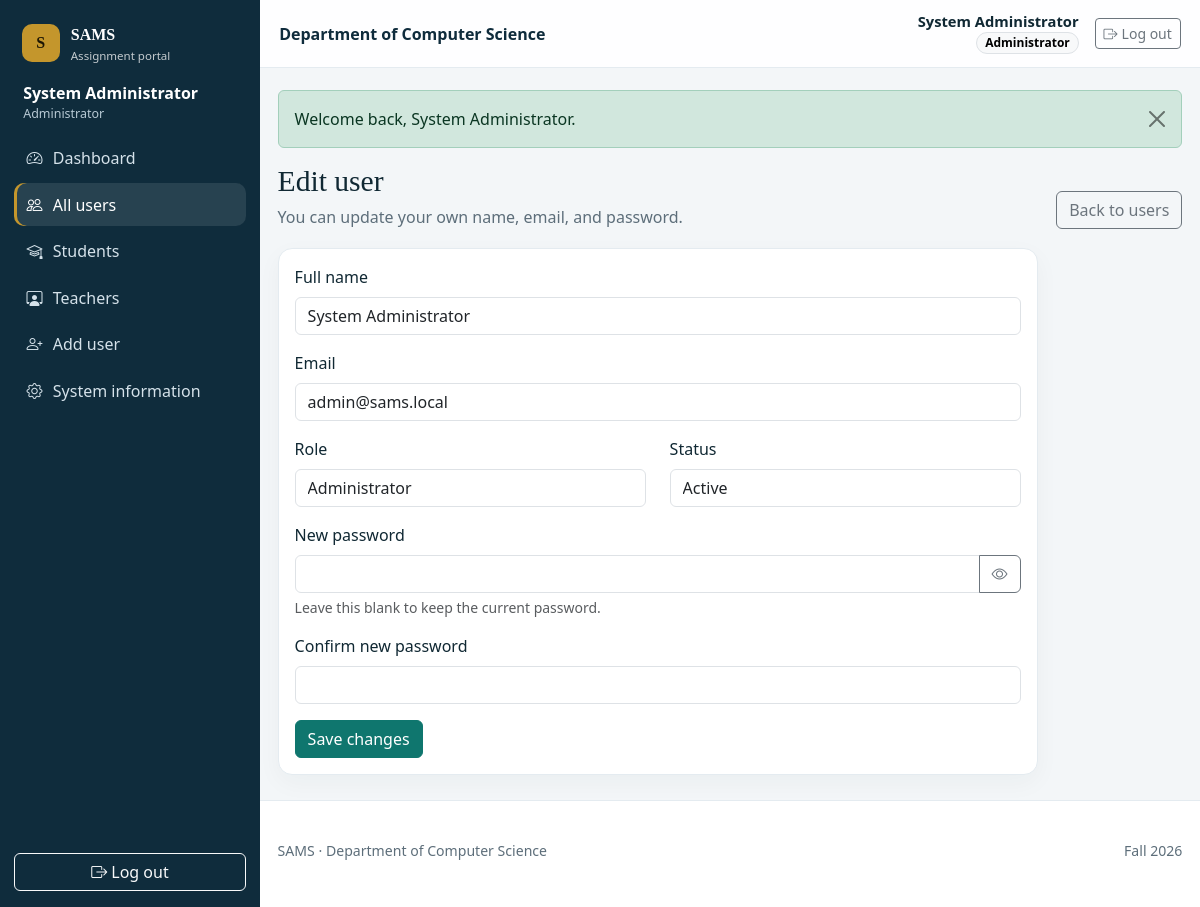
/admin/edit_user.php?id=1 (signed in), run on the app's committed database.
### tables this page shows
CREATE TABLE users (
    id INT UNSIGNED NOT NULL AUTO_INCREMENT,
    name VARCHAR(100) NOT NULL,
    email VARCHAR(150) NOT NULL,
    password VARCHAR(255) NOT NULL,
    role ENUM('admin', 'teacher', 'student') NOT NULL,
    status ENUM('active', 'inactive') NOT NULL DEFAULT 'active',
    created_at DATETIME NOT NULL DEFAULT CURRENT_TIMESTAMP,
    updated_at DATETIME NOT NULL DEFAULT CURRENT_TIMESTAMP ON UPDATE CURRENT_TIMESTAMP,
    PRIMARY KEY (id),
    UNIQUE KEY uq_users_email (email),
    KEY idx_users_role (role),
    KEY idx_users_status (status)
);

### includes/auth.php (called while the page is built, shortened)
<?php
function current_user(): ?array
{
    if (!empty($GLOBALS['sams_user_resolved'])) {
        return $GLOBALS['sams_user'] ?? null;
    }
    $user = fetch_one(
        'SELECT id, name, email, role, status FROM users WHERE id = ? LIMIT 1',
        [(int) $_SESSION['user_id']]
    );
    return $user;
}
function role_label(string $role): string
{
    return match ($role) {
        'admin' => 'Administrator',
        'teacher' => 'Teacher',
        'student' => 'Student',
        default => 'User',
    };
}
function dashboard_route(): string
{
    return match (current_user()['role'] ?? '') {
        'admin' => 'admin/dashboard.php',
        'teacher' => 'teacher/dashboard.php',
        'student' => 'student/dashboard.php',
        default => 'auth/login.php',
    };
}
function require_login(): void
{
    if (current_user() === null) {
        flash('danger', 'Your account is not available. Please log in again.');
        redirect('auth/login.php');
    }
}
function require_role(string $role): void
{
    require_login();
}

### config/database.php (called while the page is built, shortened)
<?php
function db(): PDO
{
    static $pdo = null;
    if ($pdo instanceof PDO) {
        return $pdo;
    }
    $dsn = 'mysql:host=' . DB_HOST . ';port=' . DB_PORT . ';dbname=' . DB_NAME . ';charset=utf8mb4';
    try {
        $pdo = new PDO($dsn, DB_USER, DB_PASS, [
            PDO::ATTR_ERRMODE => PDO::ERRMODE_EXCEPTION,
            PDO::ATTR_DEFAULT_FETCH_MODE => PDO::FETCH_ASSOC,
            PDO::ATTR_EMULATE_PREPARES => false,
        ]);
        try {
            $pdo->exec("SET time_zone = '+05:00'");
        } catch (PDOException $timezoneError) {
            error_log('Could not set MySQL time zone: ' . $timezoneError->getMessage());
        }
    } catch (PDOException $exception) {
        error_log('Database connection failed: ' . $exception->getMessage());
        $driverCode = (int) ($exception->errorInfo[1] ?? 0);
        $message = match ($driverCode) {
            1049 => 'The sams_db database was not found. Import database/sams_db.sql in phpMyAdmin, then refresh this page.',
            1045 => 'The database username or password was rejected. Update the constants in config/database.php and try again.',
            2002, 2003 => 'MySQL is not running. Open the XAMPP Control Panel, start MySQL, and refresh this page.',
            default => 'The application could not connect to the database. Start MySQL in XAMPP and confirm that sams_db has been imported.',
        };
        show_database_error($message);
    }
    return $pdo;
}

### admin/edit_user.php (the view, shortened to what this page needs)
<?php
require_role('admin');
$id = query_int('id');
$account = fetch_one('SELECT id, name, email, role, status FROM users WHERE id = ?', [$id]);
$isSelf = $id === (int) current_user()['id'];
$errors = [];
$values = [
    'name' => (string) $account['name'],
    'email' => (string) $account['email'],
    'role' => (string) $account['role'],
    'status' => (string) $account['status'],
];
require __DIR__ . '/../includes/header.php';
?>
<section class="card-panel narrow-panel">
    <form method="post" novalidate>
        <div class="mb-3">
            <label class="form-label" for="name">Full name</label>
            <input class="form-control<?= invalid($errors, 'name') ?>" id="name" name="name" value="<?= e($values['name']) ?>" maxlength="100" required>
        </div>
        <div class="mb-3">
            <label class="form-label" for="email">Email</label>
            <input class="form-control<?= invalid($errors, 'email') ?>" type="email" id="email" name="email" value="<?= e($values['email']) ?>" maxlength="150" required>
        </div>
        <div class="row">
            <div class="col-md-6 mb-3">
                <label class="form-label" for="role">Role</label>
                <?php if ($isSelf): ?>
                    <input class="form-control" id="role" value="<?= e(role_label($values['role'])) ?>" readonly>
                <?php endif; ?>
            </div>
            <div class="col-md-6 mb-3">
                <label class="form-label" for="status">Status</label>
                <?php if ($isSelf): ?>
                    <input class="form-control" id="status" value="<?= e(ucfirst($values['status'])) ?>" readonly>
                <?php endif; ?>
            </div>
        </div>
        <div class="mb-3">
            <label class="form-label" for="password">New password</label>
            <div class="input-group">
                <input class="form-control<?= invalid($errors, 'password') ?>" type="password" id="password" name="password" maxlength="72" autocomplete="new-password">
                <button class="btn btn-outline-secondary js-password-toggle" type="button" data-target="password" aria-label="Show password"><i class="bi bi-eye"></i></button>
            </div>
            <div class="form-text">Leave this blank to keep the current password.</div>
        </div>
        <div class="mb-3">
            <label class="form-label" for="confirm_password">Confirm new password</label>
            <input class="form-control<?= invalid($errors, 'confirm_password') ?>" type="password" id="confirm_password" name="confirm_password" maxlength="72" autocomplete="new-password">
        </div>
        <button class="btn btn-primary" type="submit">Save changes</button>
    </form>
</section>
<?php require __DIR__ . '/../includes/footer.php'; ?>

### includes/header.php (shortened to what this page needs)
<?php
require_once __DIR__ . '/navbar.php';
$activeNav = $activeNav ?? '';
$publicLayout = !empty($publicLayout);
$user = current_user();
$siteName = get_setting('site_name', APP_NAME);
$institution = get_setting('institution_name', '');
$showRegister = registration_open();
?>
<!DOCTYPE html>
<html lang="en">
<head>
    <link rel="stylesheet" href="<?= e(base_url('assets/vendor/bootstrap/css/bootstrap.min.css')) ?>">
    <link rel="stylesheet" href="<?= e(base_url('assets/vendor/bootstrap-icons/bootstrap-icons.min.css')) ?>">
    <link rel="stylesheet" href="<?= e(base_url('assets/css/style.css')) ?>">
</head>
<?php if ($publicLayout): ?>
<body class="layout-public">
<a class="skip-link" href="#content">Skip to content</a>
<div class="public-wrap">
    <nav class="public-nav" aria-label="Public">
        <div class="container public-nav-inner">
            <a class="brand" href="<?= e(base_url('index.php')) ?>">
                <span class="brand-mark">S</span>
                <span><strong><?= e(APP_SHORT) ?></strong><small><?= e($siteName) ?></small></span>
            </a>
            <div class="d-flex gap-2">
                <?php if ($user !== null): ?>
                    <a class="btn btn-sm btn-outline-light" href="<?= e(base_url(dashboard_route())) ?>">Dashboard</a>
                    <?= logout_button('btn btn-sm btn-warning') ?>
                <?php else: ?>
                    <a class="btn btn-sm btn-outline-light" href="<?= e(base_url('auth/login.php')) ?>">Log in</a>
                    <?php if ($showRegister): ?>
                        <a class="btn btn-sm btn-warning" href="<?= e(base_url('auth/register.php')) ?>">Register</a>
                    <?php endif; ?>
                <?php endif; ?>
            </div>
        </div>
    </nav>
    <main id="content" class="container py-4 py-lg-5">
        <?php render_flash(); ?>
<?php else: ?>
<body class="layout-app" data-max-upload="<?= (int) MAX_UPLOAD_BYTES ?>">
<?php render_sidebar($activeNav); ?>
<div class="app-main">
    <header class="topbar">
        <div class="topbar-title"><?= e($institution !== '' ? $institution : $siteName) ?></div>
        <div class="ms-auto d-flex align-items-center gap-3">
            <?php if ($user !== null): ?>
                <div class="text-end d-none d-sm-block">
                    <div class="user-name"><?= e((string) $user['name']) ?></div>
                    <span class="badge rounded-pill text-bg-light border"><?= e(role_label((string) $user['role'])) ?></span>
                </div>
            <?php endif; ?>
            <?= logout_button('btn btn-sm btn-outline-secondary') ?>
        </div>
    </header>
    <main id="content" class="content">
        <div class="container-fluid page-wrap">
<?php endif; ?>

### includes/navbar.php (shortened to what this page needs)
<?php
function nav_items(): array
{
    $role = current_user()['role'] ?? '';
    if ($role === 'admin') {
        return [
            ['dashboard', 'admin/dashboard.php', 'speedometer2', 'Dashboard'],
            ['users', 'admin/users.php', 'people', 'All users'],
            ['students', 'admin/users.php?role=student', 'mortarboard', 'Students'],
            ['teachers', 'admin/users.php?role=teacher', 'person-workspace', 'Teachers'],
            ['add-user', 'admin/add_user.php', 'person-plus', 'Add user'],
            ['settings', 'admin/settings.php', 'gear', 'System information'],
        ];
    }
    return [];
}
function render_nav_links(string $activeNav): void
{
    foreach (nav_items() as [$key, $path, $icon, $label]) {
        $active = $activeNav === $key ? ' active' : '';
        $current = $activeNav === $key ? ' aria-current="page"' : '';
        echo '<a class="nav-link-app' . $active . '" href="' . e(base_url($path)) . '"' . $current . '>';
        echo '<i class="bi bi-' . e($icon) . '"></i><span>' . e($label) . '</span></a>';
    }
}
function logout_button(string $buttonClass): string
{
    return '<form method="post" action="' . e(base_url('auth/logout.php')) . '">'
        . csrf_field()
        . '<button type="submit" class="' . e($buttonClass) . '"><i class="bi bi-box-arrow-right me-1"></i>Log out</button></form>';
}
function render_sidebar(string $activeNav): void
{
    $user = current_user();
    echo '<aside class="sidebar d-none d-lg-flex">';
    echo '<a class="sidebar-brand" href="' . e(base_url(dashboard_route())) . '"><span class="brand-mark">S</span><span><strong>' . e(APP_SHORT) . '</strong><small>Assignment portal</small></span></a>';
    if ($user !== null) {
        echo '<div class="sidebar-user"><div class="user-name">' . e((string) $user['name']) . '</div><div class="user-role">' . e(role_label((string) $user['role'])) . '</div></div>';
    }
    echo '<nav class="sidebar-nav" aria-label="Dashboard">';
    render_nav_links($activeNav);
    echo '</nav>';
    echo '<div class="sidebar-footer">' . logout_button('btn btn-outline-light w-100') . '</div>';
    echo '</aside>';
}

### assets/css/style.css (style rules this page uses)
:root { --sams-navy: #0f2c3c; --sams-navy-2: #16394c; --sams-teal: #0f766e; --sams-teal-dark: #0c5f59; --sams-gold: #c4962c; --sams-paper: #f3f6f8; --sams-ink: #102833; --sams-muted: #5d6e7a; --sams-line: #e4ebf0; --sidebar-width: 260px; }
* { box-sizing: border-box; }
body { margin: 0; color: var(--sams-ink); background: var(--sams-paper); font-family: "Segoe UI", "Helvetica Neue", Arial, sans-serif; }
h1, h2, .brand strong, .sidebar-brand strong { font-family: Georgia, "Palatino Linotype", Palatino, serif; }
a { color: #0f5f6b; }
.btn-primary { --bs-btn-bg: var(--sams-teal); --bs-btn-border-color: var(--sams-teal); --bs-btn-hover-bg: var(--sams-teal-dark); --bs-btn-hover-border-color: var(--sams-teal-dark); --bs-btn-active-bg: #0a524d; --bs-btn-active-border-color: #0a524d; }
.brand, .sidebar-brand { display: flex; align-items: center; gap: 0.7rem; color: inherit; text-decoration: none; }
.brand small, .sidebar-brand small { display: block; font-family: "Segoe UI", sans-serif; font-size: 0.72rem; opacity: 0.75; }
.brand-mark { width: 38px; height: 38px; border-radius: 10px; display: grid; place-items: center; background: var(--sams-gold); color: #1d1604; font-family: Georgia, serif; font-weight: 700; flex: 0 0 auto; }
.feature-card, .card-panel, .stat-card { background: #fff; border: 1px solid var(--sams-line); border-radius: 14px; box-shadow: 0 8px 24px rgba(15, 44, 60, 0.04); }
.sidebar { position: fixed; inset: 0 auto 0 0; width: var(--sidebar-width); background: var(--sams-navy); color: #d5e2ea; padding: 1.15rem 0.9rem 1rem; display: flex; flex-direction: column; z-index: 1030; }
.sidebar-brand, .sidebar-brand:hover { color: #fff; padding: 0.2rem 0.45rem 0.9rem; }
.app-main { margin-left: var(--sidebar-width); min-height: 100vh; display: flex; flex-direction: column; }
.sidebar-user { padding: 0.15rem 0.55rem 0.85rem; }
.sidebar-user .user-name { color: #fff; font-weight: 650; }
.sidebar-user .user-role { font-size: 0.78rem; color: #b7c9d4; }
.sidebar-nav { display: flex; flex-direction: column; gap: 0.25rem; }
.nav-link-app { color: #d5e2ea; text-decoration: none; border-radius: 10px; padding: 0.58rem 0.75rem; display: flex; align-items: center; gap: 0.65rem; }
.nav-link-app.active { background: rgba(255,255,255,0.1); color: #fff; box-shadow: inset 3px 0 0 var(--sams-gold); }
.sidebar-footer { margin-top: auto; padding-top: 1rem; }
.topbar { position: sticky; top: 0; z-index: 1020; min-height: 68px; display: flex; align-items: center; gap: 0.8rem; padding: 0.7rem 1.2rem; background: rgba(255,255,255,0.94); border-bottom: 1px solid var(--sams-line); }
.topbar-title { font-weight: 650; color: var(--sams-navy); }
.topbar .user-name { font-size: 0.92rem; font-weight: 650; line-height: 1.1; }
.content { flex: 1; }
.page-wrap { padding: 1.4rem 1.1rem 1.6rem; }
.card-panel { padding: 1rem; }
.narrow-panel { max-width: 760px; }

### data on the page
users: name "System Administrator", role "Administrator", email "admin@sams.local", status "Active"

### other printed values
APP_SHORT "SAMS"
$label "Dashboard"
$label "All users"
$label "Students"
$label "Teachers"
$label "Add user"
$label "System information"
$institution !== '' ? $institution : $siteName "Department of Computer Science"
$flash['message'] "Welcome back, System Administrator."
$title "Edit user"
$subtitle "You can update your own name, email, and password."
$actions "Back to users"
$footerInstitution "Department of Computer Science"
$footerYear "Fall 2026"
